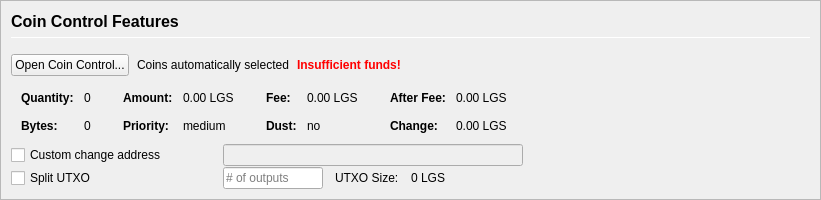
         <widget class="QFrame" name="frameCoinControl">
          <property name="sizePolicy">
           <sizepolicy hsizetype="Expanding" vsizetype="Expanding">
            <horstretch>0</horstretch>
            <verstretch>0</verstretch>
           </sizepolicy>
          </property>
          <property name="maximumSize">
           <size>
            <width>16777215</width>
            <height>16777215</height>
           </size>
          </property>
          <property name="frameShape">
           <enum>QFrame::StyledPanel</enum>
          </property>
          <property name="frameShadow">
           <enum>QFrame::Sunken</enum>
          </property>
          <layout class="QVBoxLayout" name="verticalLayoutCoinControl2">
           <property name="spacing">
            <number>0</number>
           </property>
           <property name="leftMargin">
            <number>0</number>
           </property>
           <property name="topMargin">
            <number>0</number>
           </property>
           <property name="rightMargin">
            <number>0</number>
           </property>
           <property name="bottomMargin">
            <number>0</number>
           </property>
           <item>
            <widget class="QFrame" name="frameCoinControl_BG">
             <layout class="QVBoxLayout" name="verticalLayoutCoinControl" stretch="0,0,0,0,0,0">
              <property name="spacing">
               <number>1</number>
              </property>
              <property name="leftMargin">
               <number>10</number>
              </property>
              <property name="topMargin">
               <number>10</number>
              </property>
              <item>
               <layout class="QHBoxLayout" name="horizontalLayoutCoinControl1">
                <property name="bottomMargin">
                 <number>15</number>
                </property>
                <item>
                 <layout class="QVBoxLayout" name="verticalLayout_3">
                  <property name="spacing">
                   <number>6</number>
                  </property>
                  <item>
                   <widget class="QLabel" name="labelCoinControlFeatures">
                    <property name="sizePolicy">
                     <sizepolicy hsizetype="Preferred" vsizetype="Maximum">
                      <horstretch>0</horstretch>
                      <verstretch>0</verstretch>
                     </sizepolicy>
                    </property>
                    <property name="minimumSize">
                     <size>
                      <width>0</width>
                      <height>20</height>
                     </size>
                    </property>
                    <property name="font">
                     <font>
                      <pointsize>12</pointsize>
                      <weight>75</weight>
                      <bold>true</bold>
                     </font>
                    </property>
                    <property name="styleSheet">
                     <string notr="true">font-weight:bold;</string>
                    </property>
                    <property name="text">
                     <string>Coin Control Features</string>
                    </property>
                   </widget>
                  </item>
                  <item>
                   <widget class="Line" name="line">
                    <property name="minimumSize">
                     <size>
                      <width>0</width>
                      <height>1</height>
                     </size>
                    </property>
                    <property name="maximumSize">
                     <size>
                      <width>16777215</width>
                      <height>1</height>
                     </size>
                    </property>
                    <property name="orientation">
                     <enum>Qt::Horizontal</enum>
                    </property>
                   </widget>
                  </item>
                 </layout>
                </item>
               </layout>
              </item>
              <item>
               <layout class="QHBoxLayout" name="horizontalLayoutCoinControl2" stretch="0,0,0,0">
                <property name="spacing">
                 <number>8</number>
                </property>
                <property name="bottomMargin">
                 <number>10</number>
                </property>
                <item>
                 <widget class="QPushButton" name="pushButtonCoinControl">
                  <property name="styleSheet">
                   <string notr="true"/>
                  </property>
                  <property name="text">
                   <string>Open Coin Control...</string>
                  </property>
                  <property name="autoDefault">
                   <bool>false</bool>
                  </property>
                 </widget>
                </item>
                <item>
                 <widget class="QLabel" name="labelCoinControlAutomaticallySelected">
                  <property name="text">
                   <string>Coins automatically selected</string>
                  </property>
                  <property name="margin">
                   <number>5</number>
                  </property>
                 </widget>
                </item>
                <item>
                 <widget class="QLabel" name="labelCoinControlInsuffFunds">
                  <property name="font">
                   <font>
                    <weight>75</weight>
                    <bold>true</bold>
                   </font>
                  </property>
                  <property name="styleSheet">
                   <string notr="true">color:red;font-weight:bold;</string>
                  </property>
                  <property name="text">
                   <string>Insufficient funds!</string>
                  </property>
                  <property name="margin">
                   <number>5</number>
                  </property>
                 </widget>
                </item>
                <item>
                 <spacer name="horizontalSpacerCoinControl">
                  <property name="orientation">
                   <enum>Qt::Horizontal</enum>
                  </property>
                  <property name="sizeHint" stdset="0">
                   <size>
                    <width>40</width>
                    <height>1</height>
                   </size>
                  </property>
                 </spacer>
                </item>
               </layout>
              </item>
              <item>
               <widget class="QWidget" name="widgetCoinControl" native="true">
                <property name="sizePolicy">
                 <sizepolicy hsizetype="Preferred" vsizetype="Preferred">
                  <horstretch>0</horstretch>
                  <verstretch>0</verstretch>
                 </sizepolicy>
                </property>
                <property name="minimumSize">
                 <size>
                  <width>0</width>
                  <height>0</height>
                 </size>
                </property>
                <property name="styleSheet">
                 <string notr="true"/>
                </property>
                <layout class="QHBoxLayout" name="horizontalLayoutCoinControl5">
                 <property name="leftMargin">
                  <number>0</number>
                 </property>
                 <property name="topMargin">
                  <number>0</number>
                 </property>
                 <property name="rightMargin">
                  <number>0</number>
                 </property>
                 <property name="bottomMargin">
                  <number>0</number>
                 </property>
                 <item>
                  <layout class="QHBoxLayout" name="horizontalLayoutCoinControl3" stretch="0,0,0,1">
                   <property name="spacing">
                    <number>20</number>
                   </property>
                   <property name="topMargin">
                    <number>0</number>
                   </property>
                   <property name="bottomMargin">
                    <number>10</number>
                   </property>
                   <item>
                    <layout class="QFormLayout" name="formLayoutCoinControl1">
                     <property name="horizontalSpacing">
                      <number>10</number>
                     </property>
                     <property name="verticalSpacing">
                      <number>14</number>
                     </property>
                     <property name="leftMargin">
                      <number>10</number>
                     </property>
                     <property name="topMargin">
                      <number>4</number>
                     </property>
                     <property name="rightMargin">
                      <number>6</number>
                     </property>
                     <item row="0" column="0">
                      <widget class="QLabel" name="labelCoinControlQuantityText">
                       <property name="font">
                        <font>
                         <weight>75</weight>
                         <bold>true</bold>
                        </font>
                       </property>
                       <property name="text">
                        <string>Quantity:</string>
                       </property>
                       <property name="margin">
                        <number>0</number>
                       </property>
                      </widget>
                     </item>
                     <item row="0" column="1">
                      <widget class="QLabel" name="labelCoinControlQuantity">
                       <property name="cursor">
                        <cursorShape>IBeamCursor</cursorShape>
                       </property>
                       <property name="contextMenuPolicy">
                        <enum>Qt::ActionsContextMenu</enum>
                       </property>
                       <property name="text">
                        <string notr="true">0</string>
                       </property>
                       <property name="margin">
                        <number>0</number>
                       </property>
                       <property name="textInteractionFlags">
                        <set>Qt::LinksAccessibleByMouse|Qt::TextSelectableByKeyboard|Qt::TextSelectableByMouse</set>
                       </property>
                      </widget>
                     </item>
                     <item row="1" column="0">
                      <widget class="QLabel" name="labelCoinControlBytesText">
                       <property name="font">
                        <font>
                         <weight>75</weight>
                         <bold>true</bold>
                        </font>
                       </property>
                       <property name="text">
                        <string>Bytes:</string>
                       </property>
                      </widget>
                     </item>
                     <item row="1" column="1">
                      <widget class="QLabel" name="labelCoinControlBytes">
                       <property name="cursor">
                        <cursorShape>IBeamCursor</cursorShape>
                       </property>
                       <property name="contextMenuPolicy">
                        <enum>Qt::ActionsContextMenu</enum>
                       </property>
                       <property name="text">
                        <string notr="true">0</string>
                       </property>
                       <property name="textInteractionFlags">
                        <set>Qt::LinksAccessibleByMouse|Qt::TextSelectableByKeyboard|Qt::TextSelectableByMouse</set>
                       </property>
                      </widget>
                     </item>
                    </layout>
                   </item>
                   <item>
                    <layout class="QFormLayout" name="formLayoutCoinControl2">
                     <property name="horizontalSpacing">
                      <number>10</number>
                     </property>
                     <property name="verticalSpacing">
                      <number>14</number>
                     </property>
                     <property name="leftMargin">
                      <number>6</number>
                     </property>
                     <property name="topMargin">
                      <number>4</number>
                     </property>
                     <property name="rightMargin">
                      <number>6</number>
                     </property>
                     <item row="0" column="0">
                      <widget class="QLabel" name="labelCoinControlAmountText">
                       <property name="font">
                        <font>
                         <weight>75</weight>
                         <bold>true</bold>
                        </font>
                       </property>
                       <property name="text">
                        <string>Amount:</string>
                       </property>
                       <property name="margin">
                        <number>0</number>
                       </property>
                      </widget>
                     </item>
                     <item row="0" column="1">
                      <widget class="QLabel" name="labelCoinControlAmount">
                       <property name="cursor">
                        <cursorShape>IBeamCursor</cursorShape>
                       </property>
                       <property name="contextMenuPolicy">
                        <enum>Qt::ActionsContextMenu</enum>
                       </property>
                       <property name="text">
                        <string notr="true">0.00 LGS</string>
                       </property>
                       <property name="textInteractionFlags">
                        <set>Qt::LinksAccessibleByMouse|Qt::TextSelectableByKeyboard|Qt::TextSelectableByMouse</set>
                       </property>
                      </widget>
                     </item>
                     <item row="1" column="0">
                      <widget class="QLabel" name="labelCoinControlPriorityText">
                       <property name="font">
                        <font>
                         <weight>75</weight>
                         <bold>true</bold>
                        </font>
                       </property>
                       <property name="text">
                        <string>Priority:</string>
                       </property>
                      </widget>
                     </item>
                     <item row="1" column="1">
                      <widget class="QLabel" name="labelCoinControlPriority">
                       <property name="cursor">
                        <cursorShape>IBeamCursor</cursorShape>
                       </property>
                       <property name="contextMenuPolicy">
                        <enum>Qt::ActionsContextMenu</enum>
                       </property>
                       <property name="text">
                        <string>medium</string>
                       </property>
                       <property name="textInteractionFlags">
                        <set>Qt::LinksAccessibleByMouse|Qt::TextSelectableByKeyboard|Qt::TextSelectableByMouse</set>
                       </property>
                      </widget>
                     </item>
                    </layout>
                   </item>
                   <item>
                    <layout class="QFormLayout" name="formLayoutCoinControl3">
                     <property name="horizontalSpacing">
                      <number>10</number>
                     </property>
                     <property name="verticalSpacing">
                      <number>14</number>
                     </property>
                     <property name="leftMargin">
                      <number>6</number>
                     </property>
                     <property name="topMargin">
                      <number>4</number>
                     </property>
                     <property name="rightMargin">
                      <number>6</number>
                     </property>
                     <item row="0" column="0">
                      <widget class="QLabel" name="labelCoinControlFeeText">
                       <property name="font">
                        <font>
                         <weight>75</weight>
                         <bold>true</bold>
                        </font>
                       </property>
                       <property name="text">
                        <string>Fee:</string>
                       </property>
                       <property name="margin">
                        <number>0</number>
                       </property>
                      </widget>
                     </item>
                     <item row="0" column="1">
                      <widget class="QLabel" name="labelCoinControlFee">
                       <property name="cursor">
                        <cursorShape>IBeamCursor</cursorShape>
                       </property>
                       <property name="contextMenuPolicy">
                        <enum>Qt::ActionsContextMenu</enum>
                       </property>
                       <property name="text">
                        <string notr="true">0.00 LGS</string>
                       </property>
                       <property name="textInteractionFlags">
                        <set>Qt::LinksAccessibleByMouse|Qt::TextSelectableByKeyboard|Qt::TextSelectableByMouse</set>
                       </property>
                      </widget>
                     </item>
                     <item row="1" column="0">
                      <widget class="QLabel" name="labelCoinControlLowOutputText">
                       <property name="font">
                        <font>
                         <weight>75</weight>
                         <bold>true</bold>
                        </font>
                       </property>
                       <property name="text">
                        <string>Dust:</string>
                       </property>
                      </widget>
                     </item>
                     <item row="1" column="1">
                      <widget class="QLabel" name="labelCoinControlLowOutput">
                       <property name="cursor">
                        <cursorShape>IBeamCursor</cursorShape>
                       </property>
                       <property name="contextMenuPolicy">
                        <enum>Qt::ActionsContextMenu</enum>
                       </property>
                       <property name="text">
                        <string>no</string>
                       </property>
                       <property name="textInteractionFlags">
                        <set>Qt::LinksAccessibleByMouse|Qt::TextSelectableByKeyboard|Qt::TextSelectableByMouse</set>
                       </property>
                      </widget>
                     </item>
                    </layout>
                   </item>
                   <item>
                    <layout class="QFormLayout" name="formLayoutCoinControl4">
                     <property name="horizontalSpacing">
                      <number>10</number>
                     </property>
                     <property name="verticalSpacing">
                      <number>14</number>
                     </property>
                     <property name="leftMargin">
                      <number>6</number>
                     </property>
                     <property name="topMargin">
                      <number>4</number>
                     </property>
                     <property name="rightMargin">
                      <number>6</number>
                     </property>
                     <item row="0" column="0">
                      <widget class="QLabel" name="labelCoinControlAfterFeeText">
                       <property name="font">
                        <font>
                         <weight>75</weight>
                         <bold>true</bold>
                        </font>
                       </property>
                       <property name="text">
                        <string>After Fee:</string>
                       </property>
                       <property name="margin">
                        <number>0</number>
                       </property>
                      </widget>
                     </item>
                     <item row="0" column="1">
                      <widget class="QLabel" name="labelCoinControlAfterFee">
                       <property name="cursor">
                        <cursorShape>IBeamCursor</cursorShape>
                       </property>
                       <property name="contextMenuPolicy">
                        <enum>Qt::ActionsContextMenu</enum>
                       </property>
                       <property name="text">
                        <string notr="true">0.00 LGS</string>
                       </property>
                       <property name="textInteractionFlags">
                        <set>Qt::LinksAccessibleByMouse|Qt::TextSelectableByKeyboard|Qt::TextSelectableByMouse</set>
                       </property>
                      </widget>
                     </item>
                     <item row="1" column="0">
                      <widget class="QLabel" name="labelCoinControlChangeText">
                       <property name="font">
                        <font>
                         <weight>75</weight>
                         <bold>true</bold>
                        </font>
                       </property>
                       <property name="text">
                        <string>Change:</string>
                       </property>
                      </widget>
                     </item>
                     <item row="1" column="1">
                      <widget class="QLabel" name="labelCoinControlChange">
                       <property name="cursor">
                        <cursorShape>IBeamCursor</cursorShape>
                       </property>
                       <property name="contextMenuPolicy">
                        <enum>Qt::ActionsContextMenu</enum>
                       </property>
                       <property name="text">
                        <string notr="true">0.00 LGS</string>
                       </property>
                       <property name="textInteractionFlags">
                        <set>Qt::LinksAccessibleByMouse|Qt::TextSelectableByKeyboard|Qt::TextSelectableByMouse</set>
                       </property>
                      </widget>
                     </item>
                    </layout>
                   </item>
                  </layout>
                 </item>
                </layout>
               </widget>
              </item>
              <item>
               <layout class="QHBoxLayout" name="horizontalLayoutCoinControl4">
                <property name="spacing">
                 <number>12</number>
                </property>
                <property name="sizeConstraint">
                 <enum>QLayout::SetDefaultConstraint</enum>
                </property>
                <property name="topMargin">
                 <number>0</number>
                </property>
                <property name="rightMargin">
                 <number>0</number>
                </property>
                <item>
                 <widget class="QCheckBox" name="checkBoxCoinControlChange">
                  <property name="sizePolicy">
                   <sizepolicy hsizetype="Preferred" vsizetype="Preferred">
                    <horstretch>0</horstretch>
                    <verstretch>0</verstretch>
                   </sizepolicy>
                  </property>
                  <property name="minimumSize">
                   <size>
                    <width>200</width>
                    <height>0</height>
                   </size>
                  </property>
                  <property name="maximumSize">
                   <size>
                    <width>200</width>
                    <height>16777215</height>
                   </size>
                  </property>
                  <property name="toolTip">
                   <string>If this is activated, but the change address is empty or invalid, change will be sent to a newly generated address.</string>
                  </property>
                  <property name="text">
                   <string>Custom change address</string>
                  </property>
                 </widget>
                </item>
                <item>
                 <widget class="QValidatedLineEdit" name="lineEditCoinControlChange">
                  <property name="enabled">
                   <bool>false</bool>
                  </property>
                  <property name="sizePolicy">
                   <sizepolicy hsizetype="Preferred" vsizetype="Preferred">
                    <horstretch>0</horstretch>
                    <verstretch>0</verstretch>
                   </sizepolicy>
                  </property>
                  <property name="minimumSize">
                   <size>
                    <width>300</width>
                    <height>0</height>
                   </size>
                  </property>
                 </widget>
                </item>
                <item>
                 <widget class="QLabel" name="labelCoinControlChangeLabel">
                  <property name="sizePolicy">
                   <sizepolicy hsizetype="Preferred" vsizetype="Preferred">
                    <horstretch>0</horstretch>
                    <verstretch>0</verstretch>
                   </sizepolicy>
                  </property>
                  <property name="minimumSize">
                   <size>
                    <width>100</width>
                    <height>0</height>
                   </size>
                  </property>
                  <property name="text">
                   <string/>
                  </property>
                  <property name="margin">
                   <number>3</number>
                  </property>
                 </widget>
                </item>
               </layout>
              </item>
              <item>
               <layout class="QHBoxLayout" name="horizontalLayoutCoinControl6">
                <property name="spacing">
                 <number>12</number>
                </property>
                <property name="rightMargin">
                 <number>0</number>
                </property>
                <item>
                 <widget class="QCheckBox" name="splitBlockCheckBox">
                  <property name="sizePolicy">
                   <sizepolicy hsizetype="Preferred" vsizetype="Preferred">
                    <horstretch>0</horstretch>
                    <verstretch>0</verstretch>
                   </sizepolicy>
                  </property>
                  <property name="minimumSize">
                   <size>
                    <width>200</width>
                    <height>0</height>
                   </size>
                  </property>
                  <property name="maximumSize">
                   <size>
                    <width>200</width>
                    <height>16777215</height>
                   </size>
                  </property>
                  <property name="text">
                   <string>Split UTXO</string>
                  </property>
                 </widget>
                </item>
                <item>
                 <widget class="QLineEdit" name="splitBlockLineEdit">
                  <property name="sizePolicy">
                   <sizepolicy hsizetype="Preferred" vsizetype="Preferred">
                    <horstretch>50</horstretch>
                    <verstretch>0</verstretch>
                   </sizepolicy>
                  </property>
                  <property name="minimumSize">
                   <size>
                    <width>100</width>
                    <height>0</height>
                   </size>
                  </property>
                  <property name="maximumSize">
                   <size>
                    <width>100</width>
                    <height>16777215</height>
                   </size>
                  </property>
                  <property name="placeholderText">
                   <string># of outputs</string>
                  </property>
                 </widget>
                </item>
                <item>
                 <widget class="QLabel" name="labelBlockSizeText">
                  <property name="text">
                   <string>UTXO Size:</string>
                  </property>
                 </widget>
                </item>
                <item>
                 <widget class="QLabel" name="labelBlockSize">
                  <property name="text">
                   <string>0 LGS</string>
                  </property>
                 </widget>
                </item>
                <item>
                 <spacer name="horizontalSpacer_7">
                  <property name="orientation">
                   <enum>Qt::Horizontal</enum>
                  </property>
                  <property name="sizeHint" stdset="0">
                   <size>
                    <width>40</width>
                    <height>20</height>
                   </size>
                  </property>
                 </spacer>
                </item>
               </layout>
              </item>
              <item>
               <spacer name="verticalSpacerCoinControl">
                <property name="orientation">
                 <enum>Qt::Vertical</enum>
                </property>
                <property name="sizeHint" stdset="0">
                 <size>
                  <width>800</width>
                  <height>1</height>
                 </size>
                </property>
               </spacer>
              </item>
             </layout>
            </widget>
           </item>
          </layout>
         </widget>
